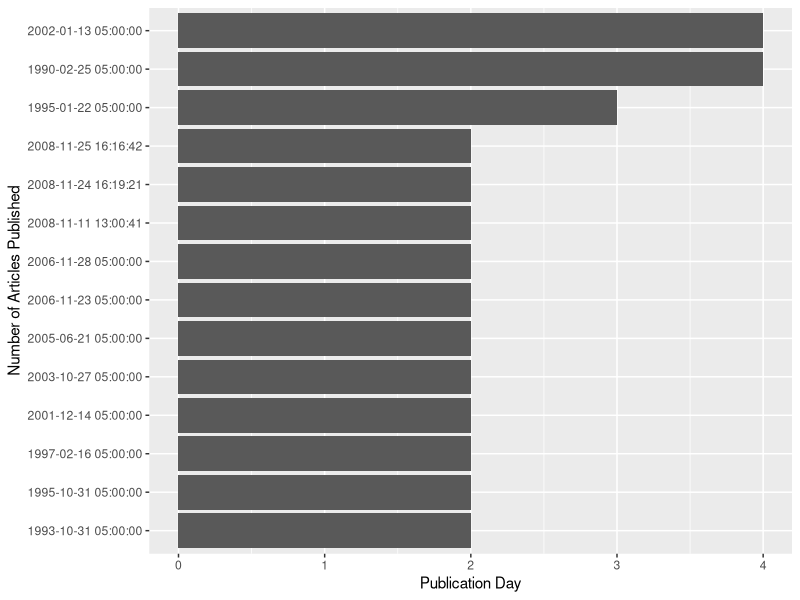
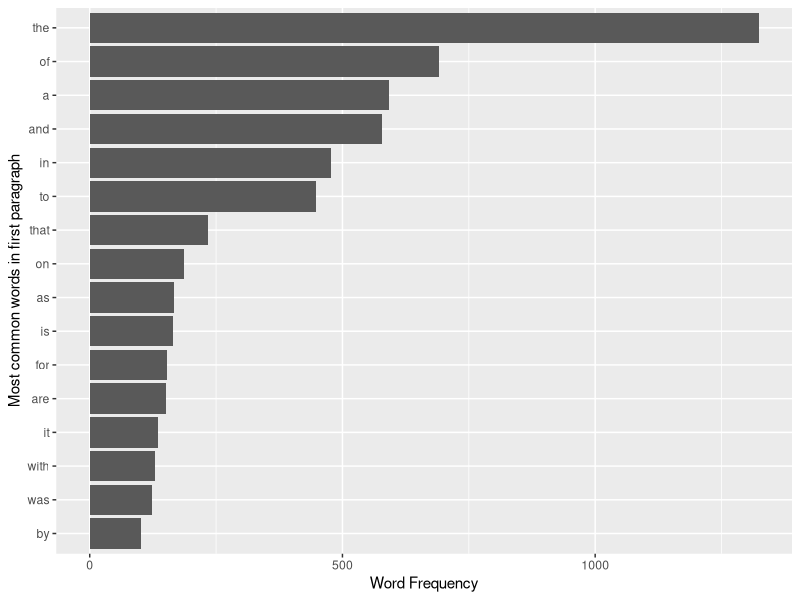
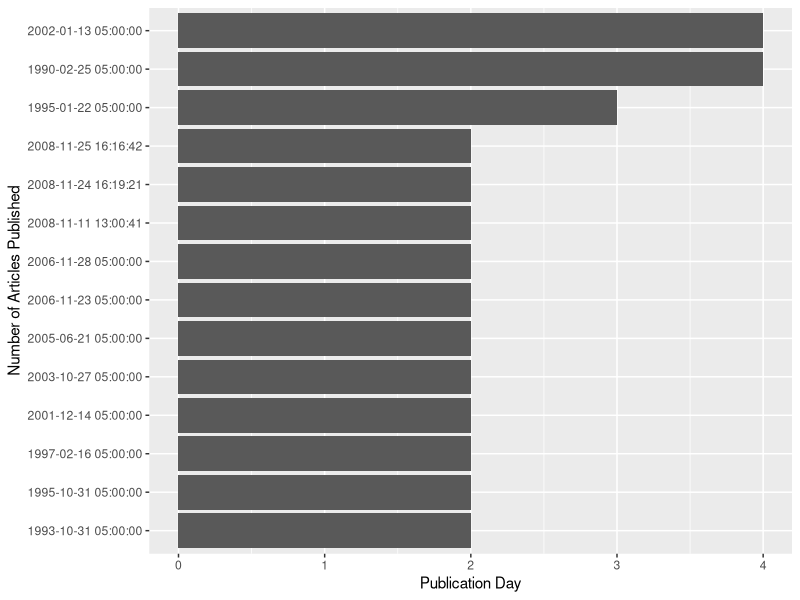
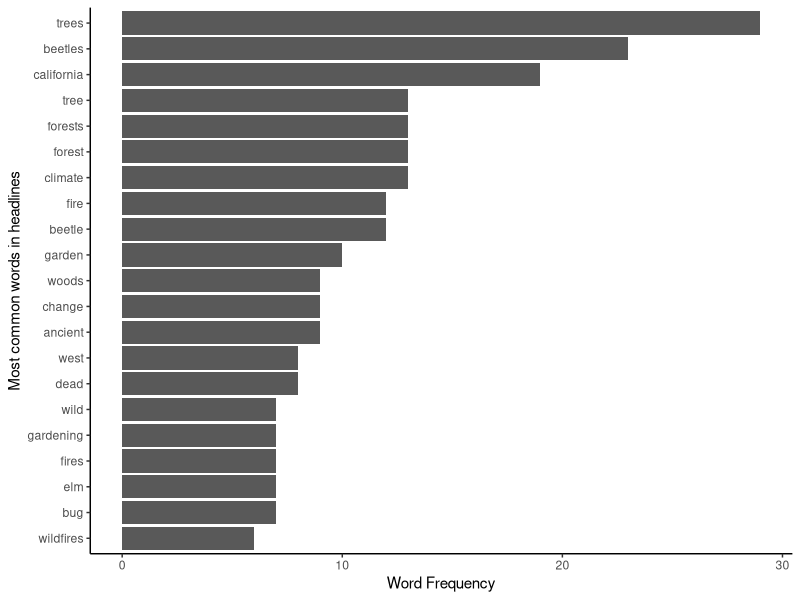

Here is the R script that generated these plots, in order:
## ---- chunk 1
knitr::opts_chunk$set(echo = TRUE, 
                      warnings = FALSE,
                      messages = FALSE)

library(jsonlite) #convert results from API queries into R-friendly formats 
library(tidyverse) 
library(tidytext) #text data management and analysis
library(ggplot2) #plot word frequencies and publication dates
## ---- chunk 2
term <- "bark+beetle" # Need to use + to string together separate words
begin_date <- "19900101" #start date: Jan 1, 1990
end_date <- "20220101" #end date: Jan 1, 2022
key = "zwtPmtpUJiMGPfGjXz8maQyr3cx6YFdS"

#construct the query url using API operators
baseurl <- paste0("http://api.nytimes.com/svc/search/v2/articlesearch.json?q=",term,
                  "&begin_date=",begin_date,
                  "&end_date=",end_date,
                  "&facet_filter=true&api-key=",key, sep="")

#examine our query url
baseurl
## ---- chunk 3
#read in saved CSV of data to save time 
nytDat <- read_csv(here::here("data", "nytDat.csv"))

nytDat %>%
  mutate(pubDay=gsub("T.*","",response.docs.pub_date)) %>%
  group_by(pubDay) %>%
  summarise(count=n()) %>%
  filter(count >= 2) %>%
  ggplot() +
  geom_bar(aes(x=reorder(pubDay, count), y=count), stat="identity") + coord_flip() + 
  labs(y = "Publication Day", 
       x = "Number of Articles Published")
## ---- chunk 4
#names(nytDat)

paragraph <- names(nytDat)[6] #The 6th column, "response.doc.lead_paragraph", is the one we want here.  

tokenized <- nytDat %>%
  unnest_tokens(word, paragraph)

#tokenized[,34] 
## ---- chunk 5
tokenized %>%
  count(word, sort = TRUE) %>%
  filter(n > 100) %>% #illegible with all the words displayed
  mutate(word = reorder(word, n)) %>%
  ggplot(aes(n, word)) +
  geom_col() +
  labs(y = "Most common words in first paragraph", 
       x = "Word Frequency")
## ---- chunk 6

#call common stop words from a lexicon 
data(stop_words)
stop_words

#use an anti-join to remove the stop words from our tokenized object 
tokenized <- tokenized %>%
  anti_join(stop_words)

#inspect the list of tokens (words)
#tokenized$word

clean_tokens <- str_replace_all(tokenized$word,"fringe[a-z,A-Z]*","fringe")

#check to see if the transformation worked 
# %>% 
#   as.data.frame()
# clean_tokens$.

clean_tokens <- str_remove_all(clean_tokens, "[:digit:]") 

#check to see if the transformation worked 
# %>% 
#   as.data.frame()
# clean_tokens$.

#clean_tokens <- gsub("’s", '', clean_tokens) 

clean_tokens <- gsub("[^A-z]s", "", clean_tokens) 

# %>% 
#   as.data.frame()
# clean_tokens$.

#Put clean tokens into the `tokenized` dataframe 

tokenized$clean <- clean_tokens
## ---- chunk 7
nytDat %>%
  mutate(pubDay=gsub("T.*","",response.docs.pub_date)) %>%
  group_by(pubDay) %>%
  summarise(count=n()) %>%
  filter(count >= 2) %>%
  ggplot() +
  geom_bar(aes(x=reorder(pubDay, count), y=count), stat="identity") + coord_flip() + 
  labs(y = "Publication Day", 
       x = "Number of Articles Published")
## ---- chunk 8
headline <- names(nytDat)[21] #The 6th column, "response.doc.lead_paragraph", is the one we want here.  

tokenized_h <- nytDat %>%
  unnest_tokens(word, headline)

#tokenized_h[,34]
## ---- chunk 9
#remove stop words 
tokenized_h <- tokenized_h %>%
  anti_join(stop_words)

#stem tribe words 
clean_tokens <- str_replace_all(tokenized_h$word,"land[a-z,A-Z]*","land") 

#remove numbers 
clean_tokens <- str_remove_all(clean_tokens, "[:digit:]")

clean_tokens <- gsub("’s", '', clean_tokens)

tokenized_h$clean <- clean_tokens

#remove the empty strings
tib <-subset(tokenized_h, clean!="")

#reassign
tokenized_h <- tib
## ---- chunk 10
tokenized_h %>%
  count(clean, sort = TRUE) %>%
  filter(n > 5) %>% 
  mutate(clean = reorder(clean, n)) %>%
  ggplot(aes(n, clean)) +
  geom_col() +
  labs(y = NULL) + 
  theme_classic() + 
  labs(y = "Most common words in headlines",
       x = "Word Frequency")

# ggsave(filename = "words_headlines.jpg", 
#        width = 4, 
#        height = 3, 
#        units = c("in"), 
#        dpi = 300)
